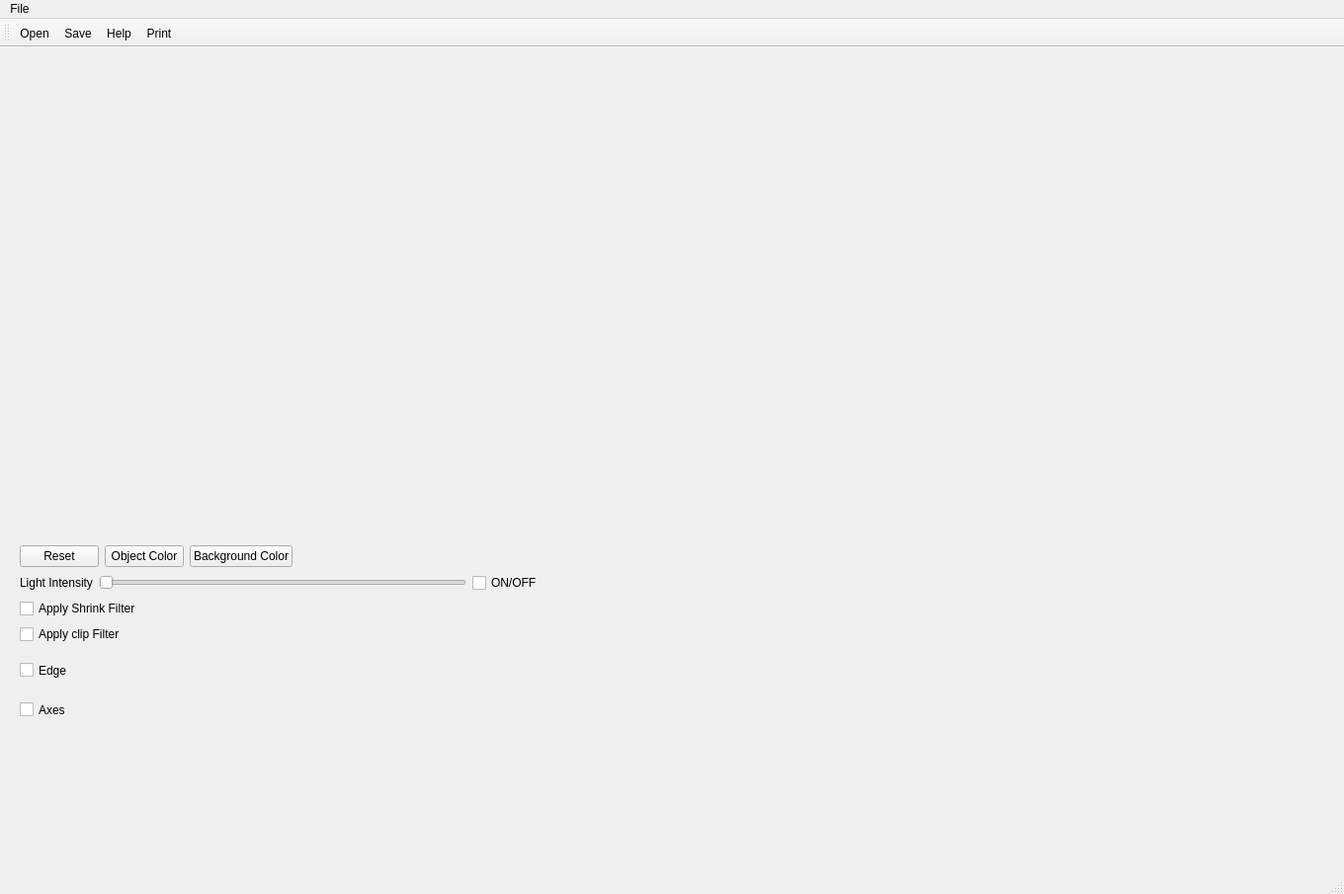
<?xml version="1.0" encoding="UTF-8"?>
<ui version="4.0">
 <class>MainWindow</class>
 <widget class="QMainWindow" name="MainWindow">
  <property name="geometry">
   <rect>
    <x>0</x>
    <y>0</y>
    <width>1360</width>
    <height>905</height>
   </rect>
  </property>
  <property name="windowTitle">
   <string>MainWindow</string>
  </property>
  <widget class="QWidget" name="centralwidget">
   <widget class="QWidget" name="layoutWidget">
    <property name="geometry">
     <rect>
      <x>20</x>
      <y>10</y>
      <width>901</width>
      <height>594</height>
     </rect>
    </property>
    <layout class="QVBoxLayout" name="verticalLayout">
     <property name="sizeConstraint">
      <enum>QLayout::SetMaximumSize</enum>
     </property>
     <item>
      <widget class="QVTKOpenGLWidget" name="qvtkWidget" native="true">
       <property name="minimumSize">
        <size>
         <width>600</width>
         <height>400</height>
        </size>
       </property>
      </widget>
     </item>
     <item>
      <layout class="QVBoxLayout" name="verticalLayout_2">
       <item>
        <layout class="QHBoxLayout" name="horizontalLayout">
         <item>
          <widget class="QPushButton" name="ResetCamera">
           <property name="text">
            <string>Reset</string>
           </property>
          </widget>
         </item>
         <item>
          <widget class="QPushButton" name="ObjectColor">
           <property name="text">
            <string>Object Color</string>
           </property>
          </widget>
         </item>
         <item>
          <widget class="QPushButton" name="BackgroundColor">
           <property name="text">
            <string>Background Color</string>
           </property>
          </widget>
         </item>
         <item>
          <spacer name="horizontalSpacer">
           <property name="orientation">
            <enum>Qt::Horizontal</enum>
           </property>
           <property name="sizeHint" stdset="0">
            <size>
             <width>40</width>
             <height>20</height>
            </size>
           </property>
          </spacer>
         </item>
        </layout>
       </item>
       <item>
        <layout class="QHBoxLayout" name="horizontalLayout_2">
         <item>
          <widget class="QLabel" name="label">
           <property name="text">
            <string>Light Intensity</string>
           </property>
          </widget>
         </item>
         <item>
          <widget class="QSlider" name="Slider">
           <property name="orientation">
            <enum>Qt::Horizontal</enum>
           </property>
          </widget>
         </item>
         <item>
          <widget class="QCheckBox" name="checkBox">
           <property name="text">
            <string>ON/OFF</string>
           </property>
          </widget>
         </item>
         <item>
          <spacer name="horizontalSpacer_2">
           <property name="orientation">
            <enum>Qt::Horizontal</enum>
           </property>
           <property name="sizeHint" stdset="0">
            <size>
             <width>358</width>
             <height>20</height>
            </size>
           </property>
          </spacer>
         </item>
        </layout>
       </item>
       <item>
        <layout class="QHBoxLayout" name="horizontalLayout_3">
         <item>
          <widget class="QCheckBox" name="shrinkfilter">
           <property name="text">
            <string>Apply Shrink Filter</string>
           </property>
          </widget>
         </item>
         <item>
          <spacer name="horizontalSpacer_3">
           <property name="orientation">
            <enum>Qt::Horizontal</enum>
           </property>
           <property name="sizeHint" stdset="0">
            <size>
             <width>508</width>
             <height>20</height>
            </size>
           </property>
          </spacer>
         </item>
        </layout>
       </item>
       <item>
        <layout class="QHBoxLayout" name="horizontalLayout_4">
         <item>
          <widget class="QCheckBox" name="clipfilter">
           <property name="text">
            <string>Apply clip Filter</string>
           </property>
          </widget>
         </item>
         <item>
          <spacer name="horizontalSpacer_4">
           <property name="orientation">
            <enum>Qt::Horizontal</enum>
           </property>
           <property name="sizeHint" stdset="0">
            <size>
             <width>508</width>
             <height>20</height>
            </size>
           </property>
          </spacer>
         </item>
        </layout>
       </item>
      </layout>
     </item>
    </layout>
   </widget>
   <widget class="QCheckBox" name="EdgeCheckBox">
    <property name="geometry">
     <rect>
      <x>20</x>
      <y>610</y>
      <width>181</width>
      <height>41</height>
     </rect>
    </property>
    <property name="text">
     <string>Edge</string>
    </property>
   </widget>
   <widget class="QCheckBox" name="AxesCheckBox">
    <property name="geometry">
     <rect>
      <x>20</x>
      <y>650</y>
      <width>221</width>
      <height>41</height>
     </rect>
    </property>
    <property name="text">
     <string>Axes</string>
    </property>
   </widget>
  </widget>
  <widget class="QMenuBar" name="menubar">
   <property name="geometry">
    <rect>
     <x>0</x>
     <y>0</y>
     <width>1360</width>
     <height>21</height>
    </rect>
   </property>
   <widget class="QMenu" name="menuFile">
    <property name="title">
     <string>File</string>
    </property>
    <addaction name="actionFileOpen"/>
    <addaction name="actionFileSave"/>
   </widget>
   <addaction name="menuFile"/>
  </widget>
  <widget class="QStatusBar" name="statusbar"/>
  <widget class="QToolBar" name="toolBar">
   <property name="windowTitle">
    <string>toolBar</string>
   </property>
   <attribute name="toolBarArea">
    <enum>TopToolBarArea</enum>
   </attribute>
   <attribute name="toolBarBreak">
    <bool>false</bool>
   </attribute>
   <addaction name="actionFileOpen"/>
   <addaction name="actionFileSave"/>
   <addaction name="actionHelp"/>
   <addaction name="actionPrint"/>
  </widget>
  <action name="actionFileOpen">
   <property name="icon">
    <iconset resource="Icons/icons.qrc">
     <normaloff>:/Icons/fileopen.png</normaloff>:/Icons/fileopen.png</iconset>
   </property>
   <property name="text">
    <string>Open</string>
   </property>
  </action>
  <action name="actionFileSave">
   <property name="icon">
    <iconset resource="Icons/icons.qrc">
     <normaloff>:/Icons/filesave.png</normaloff>:/Icons/filesave.png</iconset>
   </property>
   <property name="text">
    <string>Save</string>
   </property>
  </action>
  <action name="actionHelp">
   <property name="icon">
    <iconset resource="Icons/icons.qrc">
     <normaloff>:/Icons/help.png</normaloff>:/Icons/help.png</iconset>
   </property>
   <property name="text">
    <string>Help</string>
   </property>
  </action>
  <action name="actionPrint">
   <property name="icon">
    <iconset resource="Icons/icons.qrc">
     <normaloff>:/Icons/print.png</normaloff>:/Icons/print.png</iconset>
   </property>
   <property name="text">
    <string>Print</string>
   </property>
  </action>
 </widget>
 <customwidgets>
  <customwidget>
   <class>QVTKOpenGLWidget</class>
   <extends>QWidget</extends>
   <header>QVTKOpenGLWidget.h</header>
  </customwidget>
 </customwidgets>
 <resources>
  <include location="Icons/icons.qrc"/>
 </resources>
 <connections/>
</ui>
